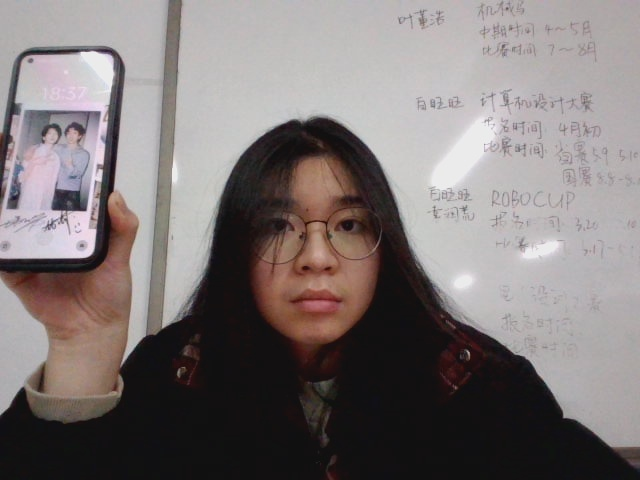
#> input picture Document/all.jpg, 640 x 480 px, found by its file name
$ python 'B G R.py'
#> lines starting #> are read from the running program, lines starting #| are printed output that depends on the picture
import cv2
img=cv2.imread('all.jpg')
#> img is the input picture: shape (480, 640, 3); mean B, G, R 118.1, 118.4, 126
cv2.imshow("blue",img[:,:,0])
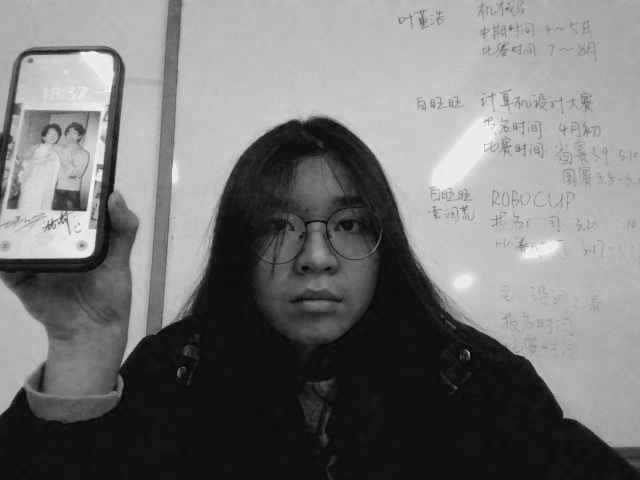
#> window 'blue': shape (480, 640); min 0, max 247, mean 118.1
cv2.imshow("green",img[:,:,1])
cv2.imshow("red",img[:,:,2])
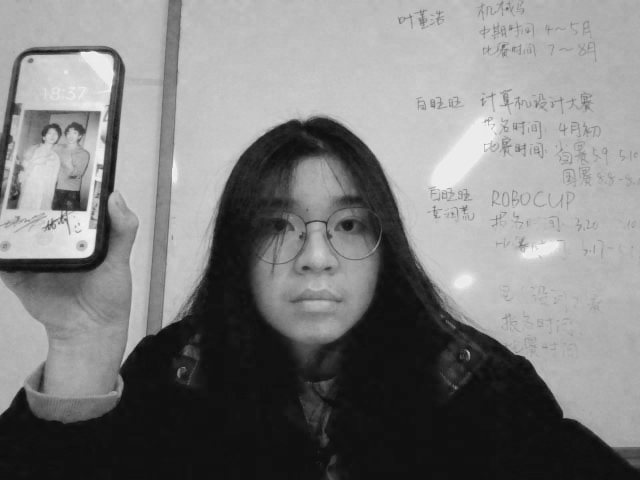
#> window 'red': shape (480, 640); min 12, max 247, mean 126

gray=cv2.cvtColor(img,cv2.COLOR_BGR2GRAY)#灰度图
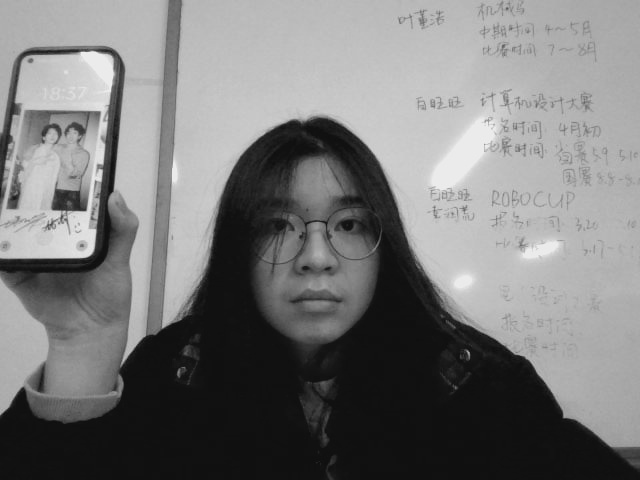
#> gray: shape (480, 640); min 11, max 240, mean 120.7
cv2.imshow("gray",gray)

cv2.imshow("img",img)
cv2.waitKey()
